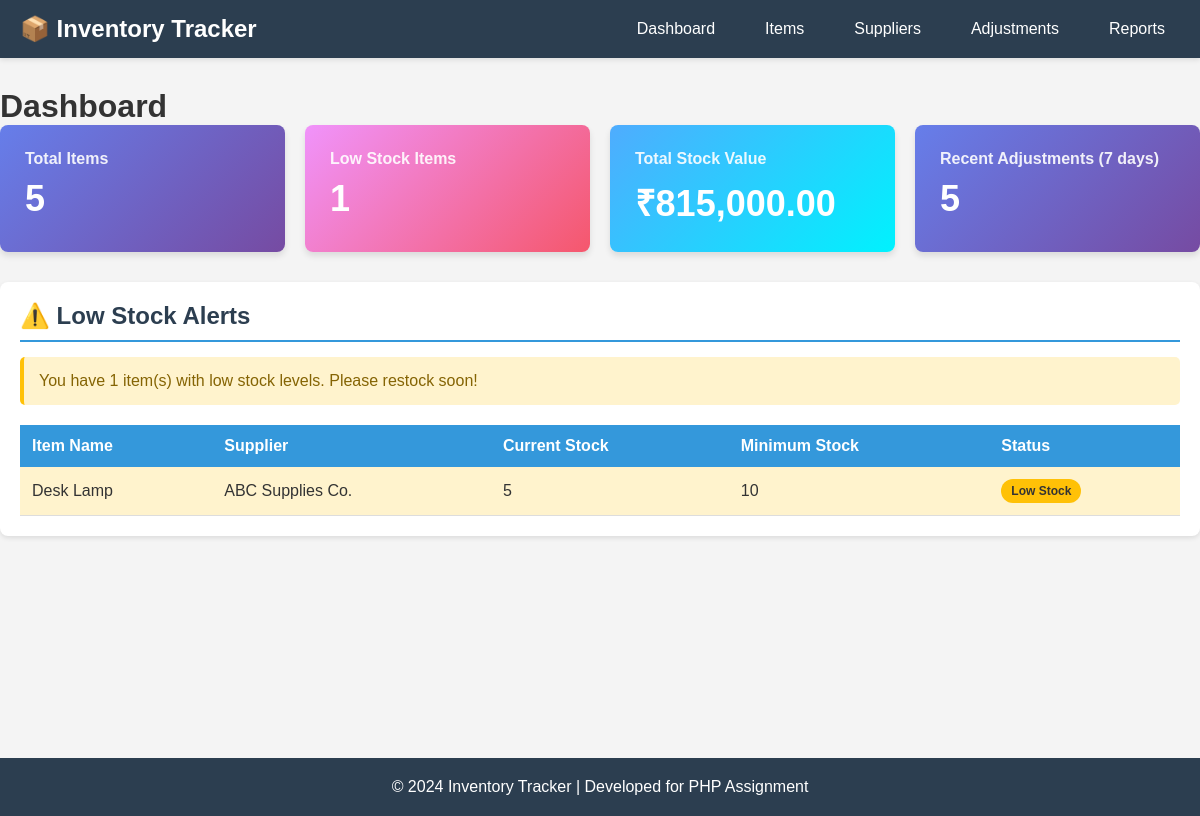
The page / on the database its author committed.
### tables this page shows
CREATE TABLE items (
    id INT PRIMARY KEY AUTO_INCREMENT,
    name VARCHAR(100) NOT NULL,
    description TEXT,
    supplier_id INT,
    current_stock INT DEFAULT 0,
    minimum_stock INT DEFAULT 10,
    unit_price DECIMAL(10,2),
    created_at TIMESTAMP DEFAULT CURRENT_TIMESTAMP,
    FOREIGN KEY (supplier_id) REFERENCES suppliers(id) ON DELETE SET NULL
);

CREATE TABLE suppliers (
    id INT PRIMARY KEY AUTO_INCREMENT,
    name VARCHAR(100) NOT NULL,
    contact_person VARCHAR(100),
    phone VARCHAR(20),
    email VARCHAR(100),
    created_at TIMESTAMP DEFAULT CURRENT_TIMESTAMP
);

### index.php (the view, shortened to what this page needs)
<?php
require_once 'config/database.php';
include 'includes/header.php';
$total_items_query = "SELECT COUNT(*) as total FROM items";
$total_items_result = mysqli_query($conn, $total_items_query);
$total_items = mysqli_fetch_assoc($total_items_result)['total'];
$low_stock_query = "SELECT COUNT(*) as total FROM items WHERE current_stock <= minimum_stock";
$low_stock_result = mysqli_query($conn, $low_stock_query);
$low_stock_count = mysqli_fetch_assoc($low_stock_result)['total'];
$stock_value_query = "SELECT SUM(current_stock * unit_price) as total_value FROM items";
$stock_value_result = mysqli_query($conn, $stock_value_query);
$total_value = mysqli_fetch_assoc($stock_value_result)['total_value'];
$recent_adjustments_query = "SELECT COUNT(*) as total FROM stock_adjustments
                             WHERE adjustment_date >= DATE_SUB(NOW(), INTERVAL 7 DAY)";
$recent_adjustments_result = mysqli_query($conn, $recent_adjustments_query);
$recent_adjustments = mysqli_fetch_assoc($recent_adjustments_result)['total'];
$low_stock_items_query = "SELECT i.*, s.name as supplier_name
                          FROM items i
                          LEFT JOIN suppliers s ON i.supplier_id = s.id
                          WHERE i.current_stock <= i.minimum_stock
                          ORDER BY i.current_stock ASC";
$low_stock_items_result = mysqli_query($conn, $low_stock_items_query);
?>
<h1>Dashboard</h1>
<div class="stats-grid">
    <div class="stat-card">
        <h3>Total Items</h3>
        <div class="value"><?php echo $total_items; ?></div>
    </div>
    <div class="stat-card warning">
        <h3>Low Stock Items</h3>
        <div class="value"><?php echo $low_stock_count; ?></div>
    </div>
    <div class="stat-card success">
        <h3>Total Stock Value</h3>
        <div class="value">₹<?php echo number_format($total_value, 2); ?></div>
    </div>
    <div class="stat-card">
        <h3>Recent Adjustments (7 days)</h3>
        <div class="value"><?php echo $recent_adjustments; ?></div>
    </div>
</div>
<?php if ($low_stock_count > 0): ?>
<div class="card">
    <h2>⚠️ Low Stock Alerts</h2>
    <div class="alert alert-warning">
        You have <?php echo $low_stock_count; ?> item(s) with low stock levels. Please restock soon!
    </div>
    <table>
        <thead>
            <tr>
                <th>Item Name</th>
                <th>Supplier</th>
                <th>Current Stock</th>
                <th>Minimum Stock</th>
                <th>Status</th>
            </tr>
        </thead>
        <tbody>
            <?php while ($item = mysqli_fetch_assoc($low_stock_items_result)): ?>
            <tr class="low-stock">
                <td><?php echo htmlspecialchars($item['name']); ?></td>
                <td><?php echo htmlspecialchars($item['supplier_name'] ?? 'N/A'); ?></td>
                <td><?php echo $item['current_stock']; ?></td>
                <td><?php echo $item['minimum_stock']; ?></td>
                <td>
                    <?php if ($item['current_stock'] == 0): ?>
                        <span class="badge badge-danger">Out of Stock</span>
                    <?php else: ?>
                        <span class="badge badge-warning">Low Stock</span>
                    <?php endif; ?>
                </td>
            </tr>
            <?php endwhile; ?>
        </tbody>
    </table>
</div>
<?php endif; ?>
<?php
include 'includes/footer.php';
?>

### css/style.css (style rules this page uses)
* { margin: 0; padding: 0; box-sizing: border-box; }
body { font-family: Arial, sans-serif; background-color: #f4f4f4; color: #333; }
.card { background: white; padding: 20px; border-radius: 8px; box-shadow: 0 2px 5px rgba(0,0,0,0.1); margin-bottom: 20px; }
.card h2 { margin-bottom: 15px; color: #2c3e50; border-bottom: 2px solid #3498db; padding-bottom: 10px; }
.stats-grid { display: grid; grid-template-columns: repeat(auto-fit, minmax(250px, 1fr)); gap: 20px; margin-bottom: 30px; }
.stat-card { background: linear-gradient(135deg, #667eea 0%, #764ba2 100%); color: white; padding: 25px; border-radius: 8px; box-shadow: 0 4px 6px rgba(0,0,0,0.1); }
.stat-card.warning { background: linear-gradient(135deg, #f093fb 0%, #f5576c 100%); }
.stat-card.success { background: linear-gradient(135deg, #4facfe 0%, #00f2fe 100%); }
.stat-card h3 { font-size: 16px; margin-bottom: 10px; opacity: 0.9; }
.stat-card .value { font-size: 36px; font-weight: bold; }
.alert { padding: 15px; border-radius: 5px; margin-bottom: 20px; }
.alert-warning { background-color: #fff3cd; border-left: 4px solid #ffc107; color: #856404; }
table { width: 100%; border-collapse: collapse; margin-top: 20px; }
table th { background-color: #3498db; color: white; padding: 12px; text-align: left; font-weight: bold; }
table td { padding: 12px; border-bottom: 1px solid #ddd; }
.badge { display: inline-block; padding: 5px 10px; border-radius: 12px; font-size: 12px; font-weight: bold; }
.badge-warning { background-color: #ffc107; color: #333; }
.low-stock { background-color: #fff3cd !important; }

### rows shown on the page
items: name "Desk Lamp", supplier.name "ABC Supplies Co.", current_stock "5", minimum_stock "10", shows "Low Stock"

### other values the page prints
$total_items "5"
$low_stock_count "1"
$total_value "815,000.00"
$recent_adjustments "5"
